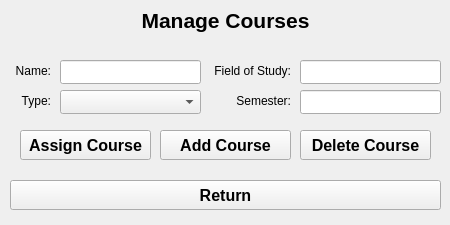
<?xml version="1.0" encoding="UTF-8"?>
<ui version="4.0">
 <class>ManageCoursesPage</class>
 <widget class="QWidget" name="ManageCoursesPage">
  <property name="geometry">
   <rect>
    <x>0</x>
    <y>0</y>
    <width>450</width>
    <height>225</height>
   </rect>
  </property>
  <property name="windowTitle">
   <string>Form</string>
  </property>
  <widget class="QWidget" name="centralwidget" native="true">
   <property name="geometry">
    <rect>
     <x>0</x>
     <y>0</y>
     <width>451</width>
     <height>210</height>
    </rect>
   </property>
   <widget class="QLabel" name="label_headline">
    <property name="geometry">
     <rect>
      <x>0</x>
      <y>0</y>
      <width>451</width>
      <height>41</height>
     </rect>
    </property>
    <property name="font">
     <font>
      <pointsize>16</pointsize>
      <bold>true</bold>
     </font>
    </property>
    <property name="styleSheet">
     <string notr="true">color: rgb(0, 0, 0);</string>
    </property>
    <property name="text">
     <string>Manage Courses</string>
    </property>
    <property name="alignment">
     <set>Qt::AlignmentFlag::AlignCenter</set>
    </property>
   </widget>
   <widget class="QPushButton" name="pushButton_return">
    <property name="geometry">
     <rect>
      <x>10</x>
      <y>180</y>
      <width>431</width>
      <height>30</height>
     </rect>
    </property>
    <property name="font">
     <font>
      <pointsize>12</pointsize>
      <bold>true</bold>
     </font>
    </property>
    <property name="text">
     <string>Return</string>
    </property>
   </widget>
   <widget class="QLabel" name="label_type">
    <property name="geometry">
     <rect>
      <x>10</x>
      <y>90</y>
      <width>41</width>
      <height>21</height>
     </rect>
    </property>
    <property name="text">
     <string>Type:</string>
    </property>
    <property name="alignment">
     <set>Qt::AlignmentFlag::AlignRight|Qt::AlignmentFlag::AlignTrailing|Qt::AlignmentFlag::AlignVCenter</set>
    </property>
   </widget>
   <widget class="QLabel" name="label_name">
    <property name="geometry">
     <rect>
      <x>10</x>
      <y>60</y>
      <width>41</width>
      <height>21</height>
     </rect>
    </property>
    <property name="text">
     <string>Name:</string>
    </property>
    <property name="alignment">
     <set>Qt::AlignmentFlag::AlignRight|Qt::AlignmentFlag::AlignTrailing|Qt::AlignmentFlag::AlignVCenter</set>
    </property>
   </widget>
   <widget class="QLabel" name="label_semester">
    <property name="geometry">
     <rect>
      <x>210</x>
      <y>90</y>
      <width>81</width>
      <height>21</height>
     </rect>
    </property>
    <property name="text">
     <string>Semester:</string>
    </property>
    <property name="alignment">
     <set>Qt::AlignmentFlag::AlignRight|Qt::AlignmentFlag::AlignTrailing|Qt::AlignmentFlag::AlignVCenter</set>
    </property>
   </widget>
   <widget class="QLabel" name="label_fieldOfStudy">
    <property name="geometry">
     <rect>
      <x>210</x>
      <y>60</y>
      <width>81</width>
      <height>21</height>
     </rect>
    </property>
    <property name="text">
     <string>Field of Study:</string>
    </property>
    <property name="alignment">
     <set>Qt::AlignmentFlag::AlignRight|Qt::AlignmentFlag::AlignTrailing|Qt::AlignmentFlag::AlignVCenter</set>
    </property>
   </widget>
   <widget class="QLineEdit" name="lineEdit_name">
    <property name="geometry">
     <rect>
      <x>60</x>
      <y>60</y>
      <width>141</width>
      <height>24</height>
     </rect>
    </property>
    <property name="readOnly">
     <bool>false</bool>
    </property>
   </widget>
   <widget class="QLineEdit" name="lineEdit_fieldOfStudy">
    <property name="geometry">
     <rect>
      <x>300</x>
      <y>60</y>
      <width>141</width>
      <height>24</height>
     </rect>
    </property>
    <property name="readOnly">
     <bool>false</bool>
    </property>
   </widget>
   <widget class="QLineEdit" name="lineEdit_semester">
    <property name="geometry">
     <rect>
      <x>300</x>
      <y>90</y>
      <width>141</width>
      <height>24</height>
     </rect>
    </property>
    <property name="text">
     <string/>
    </property>
    <property name="readOnly">
     <bool>false</bool>
    </property>
   </widget>
   <widget class="QComboBox" name="comboBox_type">
    <property name="geometry">
     <rect>
      <x>60</x>
      <y>90</y>
      <width>141</width>
      <height>24</height>
     </rect>
    </property>
    <property name="font">
     <font>
      <pointsize>9</pointsize>
      <bold>false</bold>
     </font>
    </property>
   </widget>
   <widget class="QPushButton" name="pushButton_addCourse">
    <property name="geometry">
     <rect>
      <x>160</x>
      <y>130</y>
      <width>131</width>
      <height>30</height>
     </rect>
    </property>
    <property name="font">
     <font>
      <pointsize>12</pointsize>
      <bold>true</bold>
     </font>
    </property>
    <property name="text">
     <string>Add Course</string>
    </property>
   </widget>
   <widget class="QPushButton" name="pushButton_deleteCourse">
    <property name="geometry">
     <rect>
      <x>300</x>
      <y>130</y>
      <width>131</width>
      <height>30</height>
     </rect>
    </property>
    <property name="font">
     <font>
      <pointsize>12</pointsize>
      <bold>true</bold>
     </font>
    </property>
    <property name="text">
     <string>Delete Course</string>
    </property>
   </widget>
   <widget class="QPushButton" name="pushButton_assignCourse">
    <property name="geometry">
     <rect>
      <x>20</x>
      <y>130</y>
      <width>131</width>
      <height>30</height>
     </rect>
    </property>
    <property name="font">
     <font>
      <pointsize>12</pointsize>
      <bold>true</bold>
     </font>
    </property>
    <property name="text">
     <string>Assign Course</string>
    </property>
   </widget>
  </widget>
 </widget>
 <resources/>
 <connections/>
</ui>
